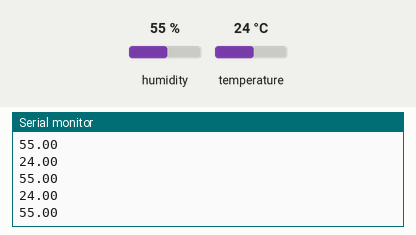
Simulated run of this sketch. Board: ESP32. Parts: the last lines printed to the serial monitor. The inputs (shaded band) are chosen by the test bench; at power-on: humidity 55 %, temperature 24 °C. WiFi joins after 1.5 s; servers stay silent unless stated.

Above: at 3.2 s.
3.3 s: humidity set to 22 %
4.8 s: temperature set to 12 °C
At 5.31 s:
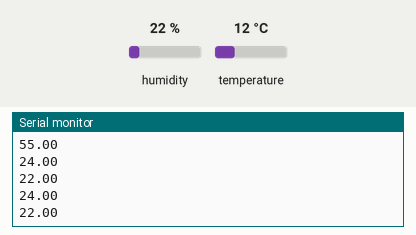
6.3 s: humidity set to 40 %
At 7.81 s:
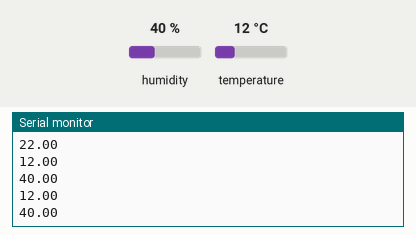
Timing chart, 0 to 9.3 s (numbered marks = the images above; inputs shaded):
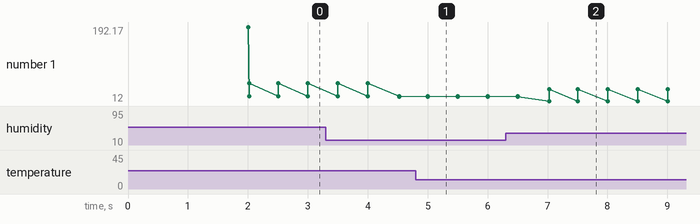

The sketch:

suhuserver.ino
```cpp
// Import required libraries
#include <WiFi.h>
#include <Hash.h>
#include <AsyncTCP.h>
#include <ESPAsyncWebServer.h>
#include <Adafruit_Sensor.h>
#include <DHT.h>

// Replace with your network credentials
const char* ssid = "....";
const char* password = "....";

#define DHTPIN 23    // Digital pin D23 ESP32 connected to the DHT sensor

// Uncomment the type of sensor in use:
#define DHTTYPE    DHT11     // DHT 11
//#define DHTTYPE    DHT22     // DHT 22 (AM2302)
//#define DHTTYPE    DHT21     // DHT 21 (AM2301)

DHT dht(DHTPIN, DHTTYPE);

// current temperature & humidity, updated in loop()
float t = 0.0;
float h = 0.0;

// Create AsyncWebServer object on port 80
AsyncWebServer server(80);

// Generally, you should use "unsigned long" for variables that hold time
// The value will quickly become too large for an int to store
unsigned long previousMillis = 0;    // will store last time DHT was updated

// Updates DHT readings every 10 seconds
const long interval = 500;

const char index_html[] PROGMEM = R"rawliteral(
<!doctype html>
<html lang="en" >
  <head>
    <meta charset="utf-8">
    <meta name="viewport" content="width=device-width, initial-scale=1">
    <title>Bootstrap demo</title>
    <link href="https://cdn.jsdelivr.net/npm/bootstrap@5.2.3/dist/css/bootstrap.min.css" rel="stylesheet" integrity="sha384-rbsA2VBKQhggwzxH7pPCaAqO46MgnOM80zW1RWuH61DGLwZJEdK2Kadq2F9CUG65" crossorigin="anonymous">
    <script src="https://cdn.jsdelivr.net/npm/bootstrap@5.2.3/dist/js/bootstrap.bundle.min.js" integrity="sha384-kenU1KFdBIe4zVF0s0G1M5b4hcpxyD9F7jL+jjXkk+Q2h455rYXK/7HAuoJl+0I4" crossorigin="anonymous"></script>

</head>
  <body style="background-color: #191825">

    <h2 class="fw-bold mx-auto text-center" style="margin-top: 10px; font-size: 40px; color: aliceblue;">SERVER DHT</h2>


    <div class="card mx-auto text-center" style="width: 20rem; align-items: center; margin-top: 20px; background-color: #0C134F; color: aliceblue;">
        <div class="card-body d-flex align-items-center justify-content-center">
          <p class="card-text fw-bold" style="font-size: 30px;">TEMPERATURE</p>
        </div>
      </div>

      <div class="card mx-auto text-center" style="width: 20rem; height: 4.5rem; align-items: center; margin-top: 10px; background-color: #1D267D; color: aliceblue;">
        <div class="card-body d-flex align-items-center justify-content-center">
          <p class="card-text fw-bold" style="font-size: 20px;" id="temperature">%TEMPERATURE%</p>
          <p class="card-text fw-bold mx-auto" style="font-size: 20px; margin-bottom: 15.3px;"><span>°C</span></p>
        </div>
      </div>

      <div class="card mx-auto text-center" style="width: 20rem; align-items: center; margin-top: 20px; background-color: #0C134F; color: aliceblue;">
        <div class="card-body d-flex align-items-center justify-content-center">
          <p class="card-text fw-bold" style="font-size: 30px;">HUMIDITY</p>
        </div>
      </div>

      <div class="card mx-auto text-center" style="width: 20rem; height: 4.5rem; align-items: center; margin-top: 10px; background-color: #1D267D; color: aliceblue;">
        <div class="card-body d-flex align-items-center justify-content-center">
          <p class="card-text fw-bold" style="font-size: 20px;" id="humidity">%HUMIDITY%</p>
          <p class="card-text fw-bold mx-auto" style="font-size: 20px; margin-bottom: 15.3px;"><span>%</span></p>
        </div>
      </div>

      <div class="card mx-auto text-center" style="width: 20rem; align-items: center; margin-top: 20px; background-color: #0C134F; color: aliceblue;">
        <div class="card-body d-flex align-items-center justify-content-center">
          <p class="card-text fw-bold" style="font-size: 30px;">WAKTU</p>
        </div>
      </div>

      <div class="card mx-auto text-center" style="width: 20rem; height: 4.5rem; align-items: center; margin-top: 10px; background-color: #1D267D; color: aliceblue;">
        <div class="card-body d-flex align-items-center justify-content-center">
          <p class="card-text fw-bold" style="font-size: 20px;" id="clock"></p>
        </div>
      </div>
  </body>
</html>

<script>
    function updateTime() {
  var now = new Date();
  var hours = now.getHours();
  var minutes = now.getMinutes();
  var seconds = now.getSeconds();

  hours = addLeadingZero(hours);
  minutes = addLeadingZero(minutes);
  seconds = addLeadingZero(seconds);

  var timeString = hours + ":" + minutes + ":" + seconds;
  document.getElementById("clock").textContent = timeString;
}

function addLeadingZero(number) {
  return number < 10 ? "0" + number : number;
}

setInterval(updateTime, 1000);

setInterval(function ( ) {
  var xhttp = new XMLHttpRequest();
  xhttp.onreadystatechange = function() {
    if (this.readyState == 4 && this.status == 200) {
      document.getElementById("temperature").innerHTML = this.responseText;
    }
  };
  xhttp.open("GET", "/temperature", true);
  xhttp.send();
}, 500 ) ;

setInterval(function ( ) {
  var xhttp = new XMLHttpRequest();
  xhttp.onreadystatechange = function() {
    if (this.readyState == 4 && this.status == 200) {
      document.getElementById("humidity").innerHTML = this.responseText;
    }
  };
  xhttp.open("GET", "/humidity", true);
  xhttp.send();
}, 500 ) ;

</script>)rawliteral";

// Replaces placeholder with DHT values
String processor(const String& var){
  //Serial.println(var);
  if(var == "TEMPERATURE"){
    return String(t);
  }
  else if(var == "HUMIDITY"){
    return String(h);
  }
  return String();
}

void setup(){
  // Serial port for debugging purposes
  Serial.begin(115200);
  dht.begin();

  // Connect to Wi-Fi
  WiFi.begin(ssid, password);
  Serial.println("Connecting to WiFi");
  while (WiFi.status() != WL_CONNECTED) {
    delay(1000);
    Serial.println(".");
  }

  // Print ESP8266 Local IP Address
  Serial.println(WiFi.localIP());

  // Route for root / web page
  server.on("/", HTTP_GET, [](AsyncWebServerRequest *request){
    request->send_P(200, "text/html", index_html, processor);
  });
  server.on("/temperature", HTTP_GET, [](AsyncWebServerRequest *request){
    request->send_P(200, "text/plain", String(t).c_str());
  });
  server.on("/humidity", HTTP_GET, [](AsyncWebServerRequest *request){
    request->send_P(200, "text/plain", String(h).c_str());
  });

  // Start server
  server.begin();
}

void loop(){
  unsigned long currentMillis = millis();
  if (currentMillis - previousMillis >= interval) {
    // save the last time you updated the DHT values
    previousMillis = currentMillis;
    // Read temperature as Celsius (the default)
    float newT = dht.readTemperature();
    // Read temperature as Fahrenheit (isFahrenheit = true)
    //float newT = dht.readTemperature(true);
    // if temperature read failed, don't change t value
    if (isnan(newT)) {
      Serial.println("Failed to read from DHT sensor!");
    }
    else {
      t = newT;
      Serial.println(t);
    }
    // Read Humidity
    float newH = dht.readHumidity();
    // if humidity read failed, don't change h value
    if (isnan(newH)) {
      Serial.println("Failed to read from DHT sensor!");
    }
    else {
      h = newH;
      Serial.println(h);
    }
  }
}
```

Measured:
- after the input at 6.3 s, the serial monitor: prints a new line after 0.73 s (image 2)
- plotted number 1: 55 → 22 after the input at 3.3 s, 22 → 40 after the input at 6.3 s
